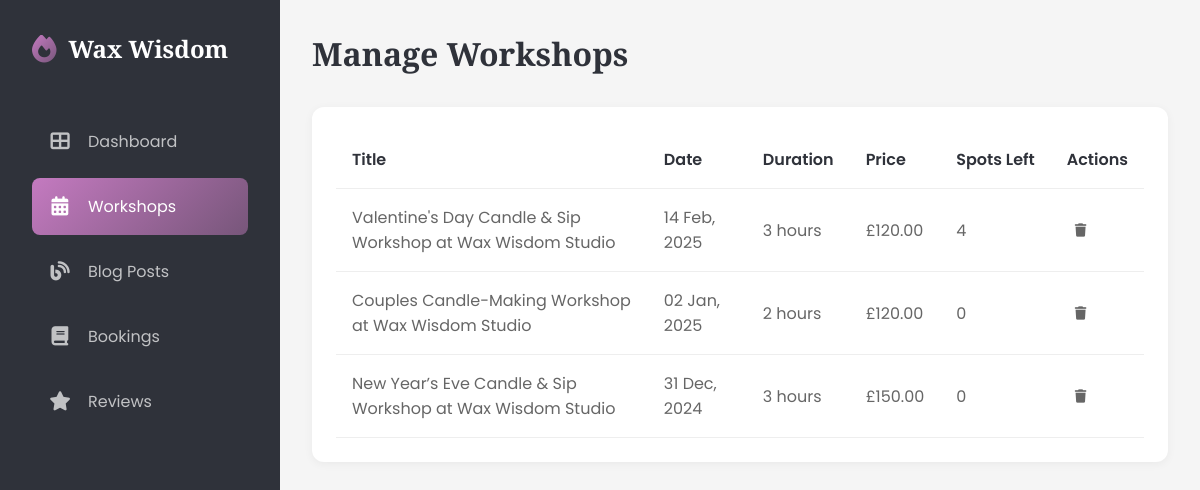
The app's page /dashboard/workshops/ (signed in), older data.
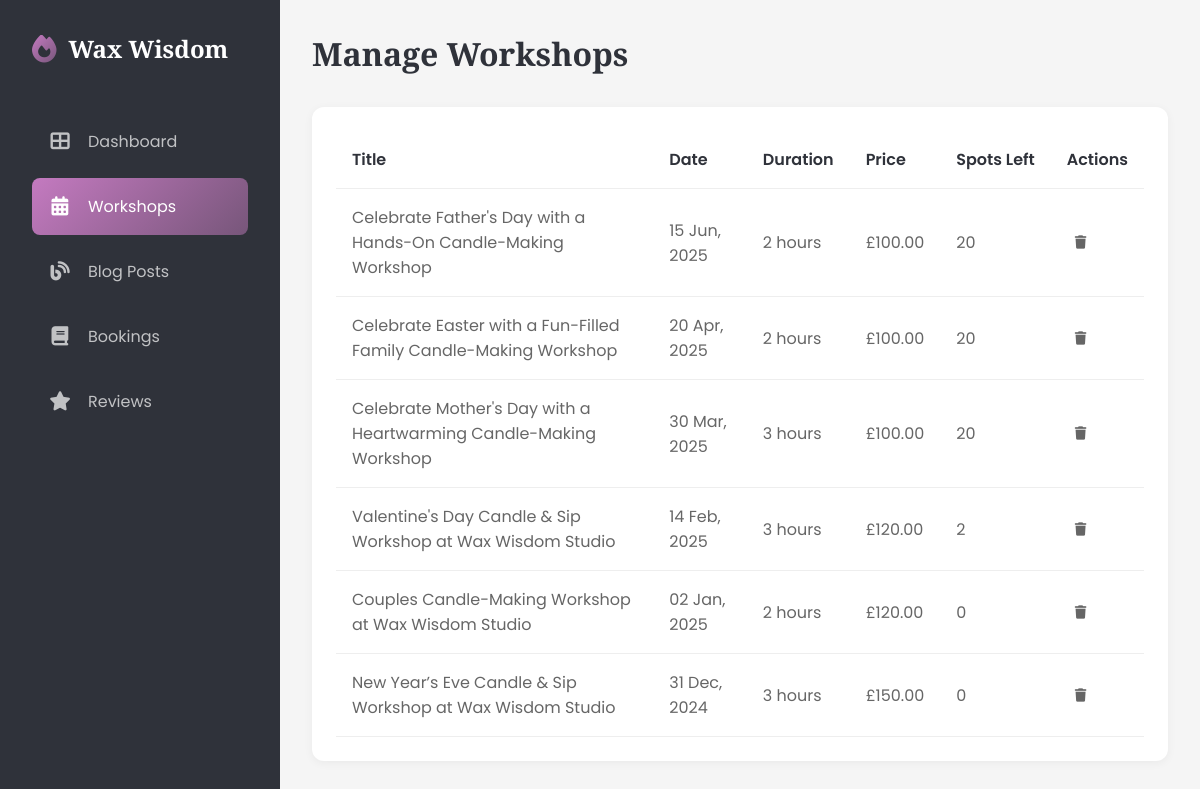
The same page, newer data.
### candle/models.py (models this page shows, shortened)
class Config(models.Model):
    site_name = models.CharField(max_length=255)
    site_title = models.CharField(max_length=255)
    site_description = models.TextField()
    about_us = HTMLField(blank=True, null=True)
    facebook_url = models.URLField(blank=True, null=True)
    instagram_url = models.URLField(blank=True, null=True)
    pinterest_url = models.URLField(blank=True, null=True)
    created_at = models.DateTimeField(auto_now_add=True)
    updated_at = models.DateTimeField(auto_now=True)
    class Meta:
        verbose_name = 'Site Configuration'
        verbose_name_plural = 'Site Configuration'
    def as_dict(self):
        return {
            'site_name': self.site_name or '',
            'site_title': self.site_title or '',
            "about_us": self.about_us or '',
            'site_description': self.site_description or '',
            'facebook_url': self.facebook_url or '',
            'instagram_url': self.instagram_url or '',
            "pinterest_url": self.pinterest_url or ""
        }

class CandleWorkshop(models.Model):
    title = models.CharField(max_length=255)
    description = models.TextField()
    duration = models.FloatField(
        help_text='Duration of the workshop in hours (e.g., 1.5 for 1.5 hours)'
    )
    thumbnail = models.ImageField(
        upload_to='workshop_thumbnails/',
        null=True,
        blank=True,
        help_text='Featured image for the workshop',
        storage=RawMediaCloudinaryStorage()
    )
    date = models.DateField()
    time = models.TimeField()
    price = models.DecimalField(max_digits=10, decimal_places=2)
    capacity = models.IntegerField()
    def get_remaining_seats(self):
        total_booked_seats = Booking.objects.filter(
            workshop=self,
            status__in=['confirmed', 'pending']
        ).aggregate(
            total=models.Sum('number_of_seats')
        )['total'] or 0
        return self.capacity - total_booked_seats
    @property
    def formatted_duration(self):
        return int(self.duration) if self.duration.is_integer() else self.duration
    class Meta:
        ordering = ("-date",)

### candle/views.py (the view)
# urls.py: path("workshops/",DashboardWorkshopView.as_view(),name="dashboard_workshops"),
class DashboardWorkshopView(LoginRequiredMixin,ListView):
    model = CandleWorkshop
    template_name = "candle/dashboard/workshops.html"
    context_object_name = 'workshops'
    paginate_by = 10
    def get_queryset(self):
        user = self.request.user
        if user.is_superuser:
            return CandleWorkshop.objects.all().order_by('-date', '-time')
        return CandleWorkshop.objects.filter(instructor=user).order_by('-date', '-time')
    def get_context_data(self, **kwargs):
        context = super().get_context_data(**kwargs)
        context["active_menu"] = "workshops"
        return context

### candle/context_processors.py (called while the page is built)
def company_info(request):
    config = {
        "latest_blogs":Blogpost.objects.all()[:6],
        "latest_workshops":CandleWorkshop.objects.all()[:6]
    }
    try:
        config.update(Config.objects.first().as_dict())
    except Exception as e:
        pass
    return config

### candle/templates/candle/dashboard/workshops.html (shortened to what this page needs)
{% extends 'candle/dashboard/base.html' %}
{% block content %}
<main class="main-content">
    <div class="page-header">
        <h1 class="page-title">Manage Workshops</h1>
    </div>
    <div class="table-container">
        <table>
            <thead>
                <tr>
                    <th>Title</th>
                    <th>Date</th>
                    <th>Duration</th>
                    <th>Price</th>
                    <th>Spots Left</th>
                    <th>Actions</th>
                </tr>
            </thead>
            <tbody id="workshopsTable">
                {% for workshop in workshops %}
                    <tr>
                            <td>{{workshop.title}}</td>
                            <td>{{workshop.date|date:"d M, Y"}}</td>
                            <td>{{workshop.formatted_duration}} hours</td>
                            <td>£{{workshop.price}}</td>
                            <td>{{workshop.get_remaining_seats}}</td>
                            <td class="action-buttons">
                                <form method="post" action="{% url 'candle:delete_workshops' workshop.id %}" class="delete-form">
                                    <button type="submit" class="action-btn">
                                        <i class="fas fa-trash"></i>
                                    </button>
                                </form>
                            </td>
                    </tr>
                {% endfor %}
            </tbody>
        </table>
    </div>
</main>
{% endblock content %}

### candle/templates/candle/dashboard/base.html (shortened to what this page needs)
{% load static %}
<!DOCTYPE html>
<html lang="en">
<head>
    <link rel="stylesheet" href="https://cdnjs.cloudflare.com/ajax/libs/font-awesome/6.5.1/css/all.min.css">
    <link rel="stylesheet" href="{% static 'candle/dashboard/main.css' %}">
</head>
<body>
    {% include "candle/dashboard/fragments/sidebar.html" %}
    {% block content %}
    {% endblock content %}
    </body>
</html>

### candle/templates/candle/dashboard/fragments/sidebar.html (shortened to what this page needs)
<aside class="sidebar">
    <div class="logo">
        <i class="fas fa-fire"></i>
        <span>{{site_name}}</span>
    </div>
    <ul class="nav-menu">
        <li class="nav-item">
            <a href="{% url 'candle:dashboard' %}" class="nav-link {% if active_menu == 'dashboard'%} active {% endif %}">
                <i class="fas fa-th-large"></i>
                <span>Dashboard</span>
            </a>
        </li>
        {% if user.is_superuser %}
        <li class="nav-item">
            <a href="{% url 'candle:dashboard_workshops' %}" class="nav-link {% if active_menu == 'workshops'%} active {% endif %}">
                <i class="fas fa-calendar-alt"></i>
                <span>Workshops</span>
            </a>
        </li>
        <li class="nav-item">
            <a href="{% url 'candle:dashboard_blogs' %}" class="nav-link {% if active_menu == 'blogs'%} active {% endif %}">
                <i class="fas fa-blog"></i>
                <span>{% if not user.is_superuser %}My {% endif %}Blog Posts</span>
            </a>
        </li>
        {% endif %}
        <li class="nav-item">
            <a href="{% url 'candle:dashboard_bookings' %}" class="nav-link {% if active_menu == 'bookings'%} active {% endif %}">
                <i class="fas fa-book"></i>
                <span>{% if not user.is_superuser %}My {% endif %}Bookings</span>
            </a>
        </li>
        <li class="nav-item">
            <a href="{% url 'candle:dashboard_reviews' %}" class="nav-link {% if active_menu == 'reviews'%} active {% endif %}">
                <i class="fas fa-star"></i>
                <span>{% if not user.is_superuser %}My {% endif %}Reviews</span>
            </a>
        </li>
    </ul>
</aside>

### candle/static/candle/dashboard/main.css (style rules this page uses)
:root { --color-dark: #2F323A; --color-purple: #77567A; --color-magenta: #C47AC0; --color-pink: #E39EC1; --color-light: #DEBAC0; --gradient-primary: linear-gradient(135deg, var(--color-magenta), var(--color-purple)); --gradient-hover: linear-gradient(135deg, var(--color-purple), var(--color-magenta)); }
* { margin: 0; padding: 0; box-sizing: border-box; }
body { font-family: 'Poppins', sans-serif; background-color: #f5f5f5; display: flex; min-height: 100vh; overflow-x: hidden; }
.sidebar { width: 280px; background: var(--color-dark); min-height: 100vh; padding: 2rem; position: fixed; left: 0; top: 0; transition: all 0.3s ease; z-index: 1000; }
.logo { color: white; font-size: 1.5rem; font-weight: bold; font-family: 'Playfair Display', serif; display: flex; align-items: center; gap: 0.75rem; margin-bottom: 3rem; white-space: nowrap; padding-right: 1rem; }
.logo i { background: var(--gradient-primary); -webkit-background-clip: text; -webkit-text-fill-color: transparent; font-size: 1.75rem; flex-shrink: 0; }
.nav-menu { list-style: none; }
.nav-item { margin-bottom: 0.5rem; position: relative; }
.nav-link { color: rgba(255, 255, 255, 0.7); text-decoration: none; display: flex; align-items: center; padding: 1rem; border-radius: 8px; transition: all 0.3s ease; white-space: nowrap; }
.nav-link i { margin-right: 1rem; font-size: 1.2rem; min-width: 24px; text-align: center; }
.nav-link.active, .nav-link:hover { background: var(--gradient-primary); color: white; }
.main-content { flex: 1; margin-left: 280px; padding: 2rem; transition: all 0.3s ease; width: calc(100% - 280px); }
.page-header { display: flex; justify-content: space-between; align-items: center; margin-bottom: 2rem; flex-wrap: wrap; gap: 1rem; }
.page-title { font-family: 'Playfair Display', serif; color: var(--color-dark); font-size: clamp(1.5rem, 4vw, 2rem); }
.table-container { background: white; border-radius: 12px; padding: 1.5rem; box-shadow: 0 2px 10px rgba(0, 0, 0, 0.05); margin-bottom: 2rem; overflow-x: auto; }
table { width: 100%; border-collapse: collapse; min-width: 600px; }
th, td { padding: 1rem; text-align: left; border-bottom: 1px solid #eee; }
th { font-weight: 600; color: var(--color-dark); white-space: nowrap; }
td { color: #666; }
.action-btn { padding: 0.5rem; border: none; background: none; color: #666; cursor: pointer; transition: all 0.3s ease; }
.delete-form { display: inline; }

Row changes from the older to the newer data that the page shows:
added CandleWorkshop: title "Celebrate Father's Day with a Hands-On Candle-Making Workshop", date "15 Jun, 2025", formatted_duration "2", price "100.00", get_remaining_seats "20"
added CandleWorkshop: title "Celebrate Easter with a Fun-Filled Family Candle-Making Workshop", date "20 Apr, 2025", formatted_duration "2", price "100.00", get_remaining_seats "20"
added CandleWorkshop: title "Celebrate Mother's Day with a Heartwarming Candle-Making Workshop", date "30 Mar, 2025", formatted_duration "3", price "100.00", get_remaining_seats "20"
computed for CandleWorkshop "Valentine's Day Candle & Sip Workshop at Wax Wisdom Studio": get_remaining_seats "4" → "2"
